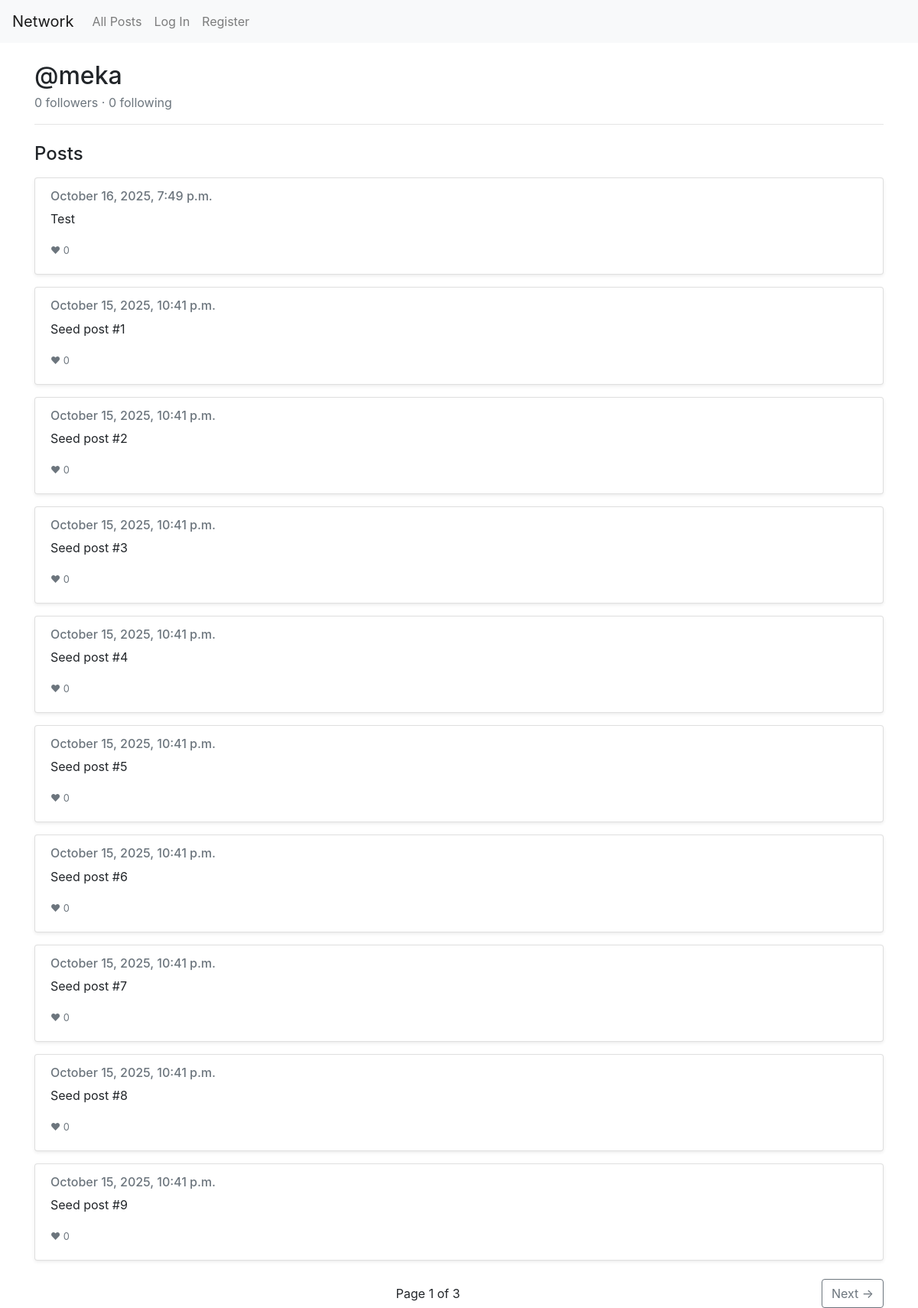
Page /u/meka/ on the earlier database version.
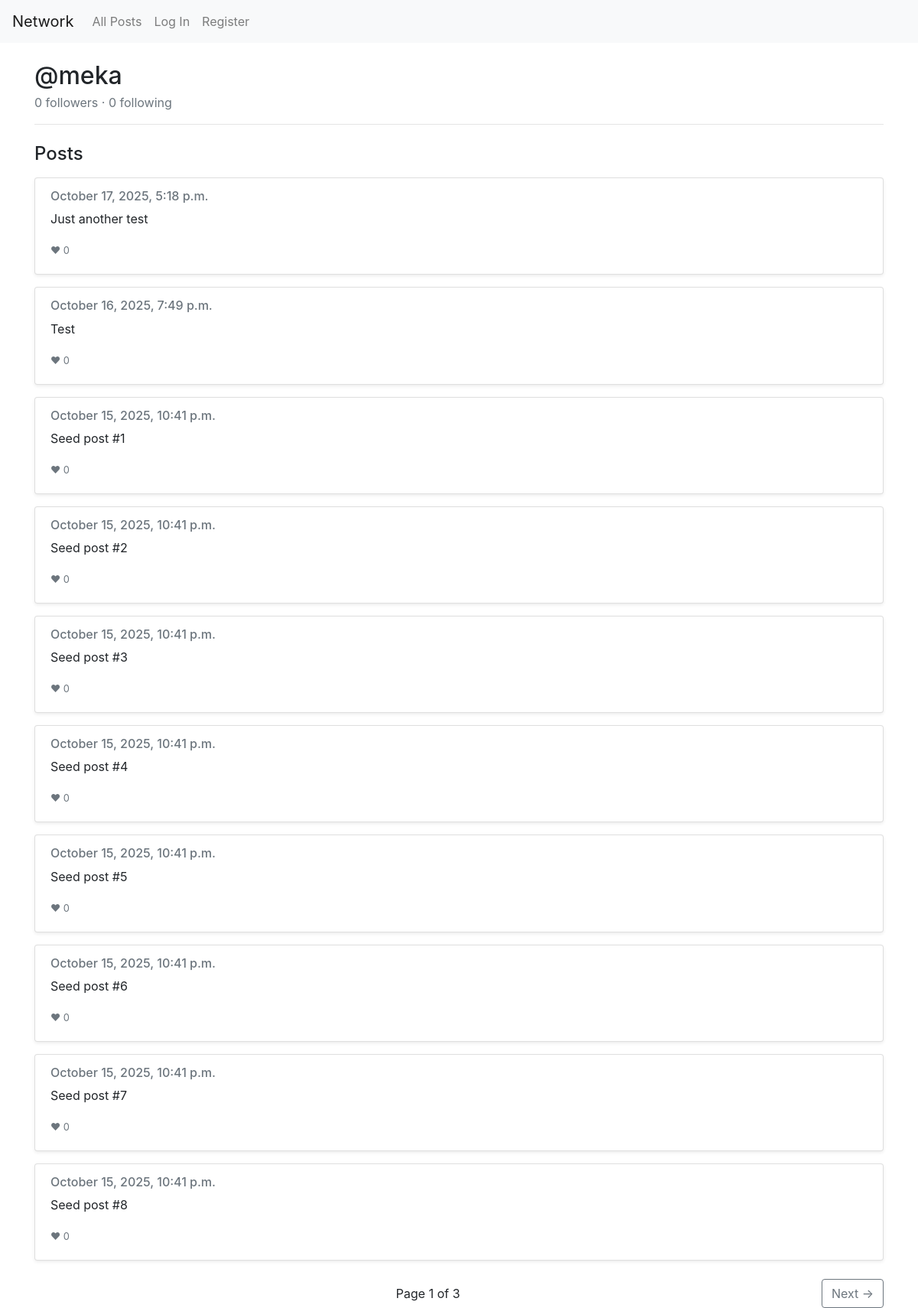
Same page on the later database version.
### network/models.py (models this page shows)
class Post(models.Model):
    author = models.ForeignKey(User, on_delete=models.CASCADE, related_name='posts')
    content = models.TextField(max_length=500)
    created_at = models.DateTimeField(auto_now_add=True)
    likes = models.ManyToManyField(User, related_name='liked_posts', blank=True)
    class Meta:
        ordering = ['-created_at']

### network/views.py (the view)
# urls.py: path("u/<str:username>/", views.profile, name="profile"),
def profile(request, username):
    profile_user = get_object_or_404(User, username=username)
    posts = (profile_user.posts
             .select_related("author")
             .prefetch_related("likes")
             .all())
    paginator = Paginator(posts, 10)
    page_obj = paginator.get_page(request.GET.get("page"))
    is_self = request.user.is_authenticated and request.user.id == profile_user.id
    is_following = (
        request.user.is_authenticated
        and not is_self
        and profile_user in request.user.following.all()
    )
    context = {
        "profile_user": profile_user,
        "followers_count": profile_user.followers.count(),
        "following_count": profile_user.following.count(),
        "is_self": is_self,
        "is_following": is_following,
        "page_obj": page_obj,
        "posts": page_obj.object_list,
    }
    return render(request, "network/profile.html", context)

### network/templates/network/profile.html (shortened to what this page needs)
{% extends "network/layout.html" %}
{% block body %}
<div class="d-flex align-items-center justify-content-between mb-3">
  <div>
    <h2 class="mb-1">@{{ profile_user.username }}</h2>
    <div class="text-muted">
      <span id="followers-count">{{ followers_count }}</span> followers ·
      {{ following_count }} following
    </div>
  </div>
</div>
<hr class="mb-4"/>
<h4 class="mb-3">Posts</h4>
<div id="post-list">
  {% for post in posts %}
    <div class="card mb-3 shadow-sm">
      <div class="card-body">
        <h6 class="card-subtitle mb-2 text-muted">
          {{ post.created_at|date:"F j, Y, g:i a" }}
        </h6>
        <p class="card-text">{{ post.content }}</p>
        <small class="text-muted">❤ {{ post.likes.count }}</small>
      </div>
    </div>
  {% empty %}
    <p>No posts yet.</p>
  {% endfor %}
</div>
<nav class="d-flex justify-content-between align-items-center mt-4">
  <span>Page {{ page_obj.number }} of {{ page_obj.paginator.num_pages }}</span>
  {% if page_obj.has_next %}
    <a href="?page={{ page_obj.next_page_number }}" class="btn btn-outline-secondary">Next →</a>
  {% else %}<span></span>{% endif %}
</nav>
{% endblock %}

Differences in the rows shown:
no longer on this page (row unchanged): Post: created_at "October 15, 2025, 10:41 p.m.", content "Seed post #9", likes.count "0"
added Post: created_at "October 17, 2025, 5:18 p.m.", content "Just another test", likes.count "0"
